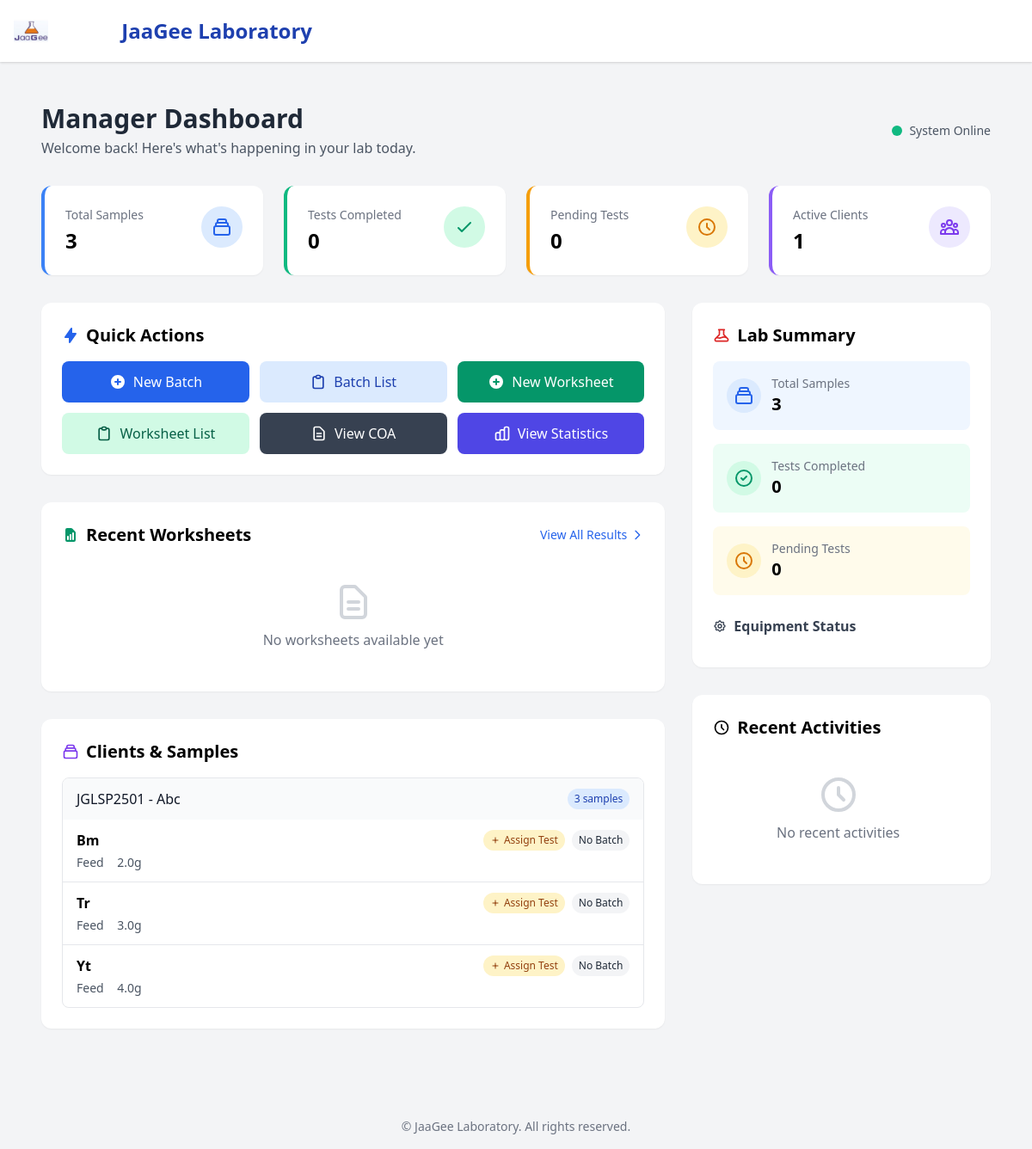
/dashboard/manager/ (signed in), run on an earlier commit of the app's database.
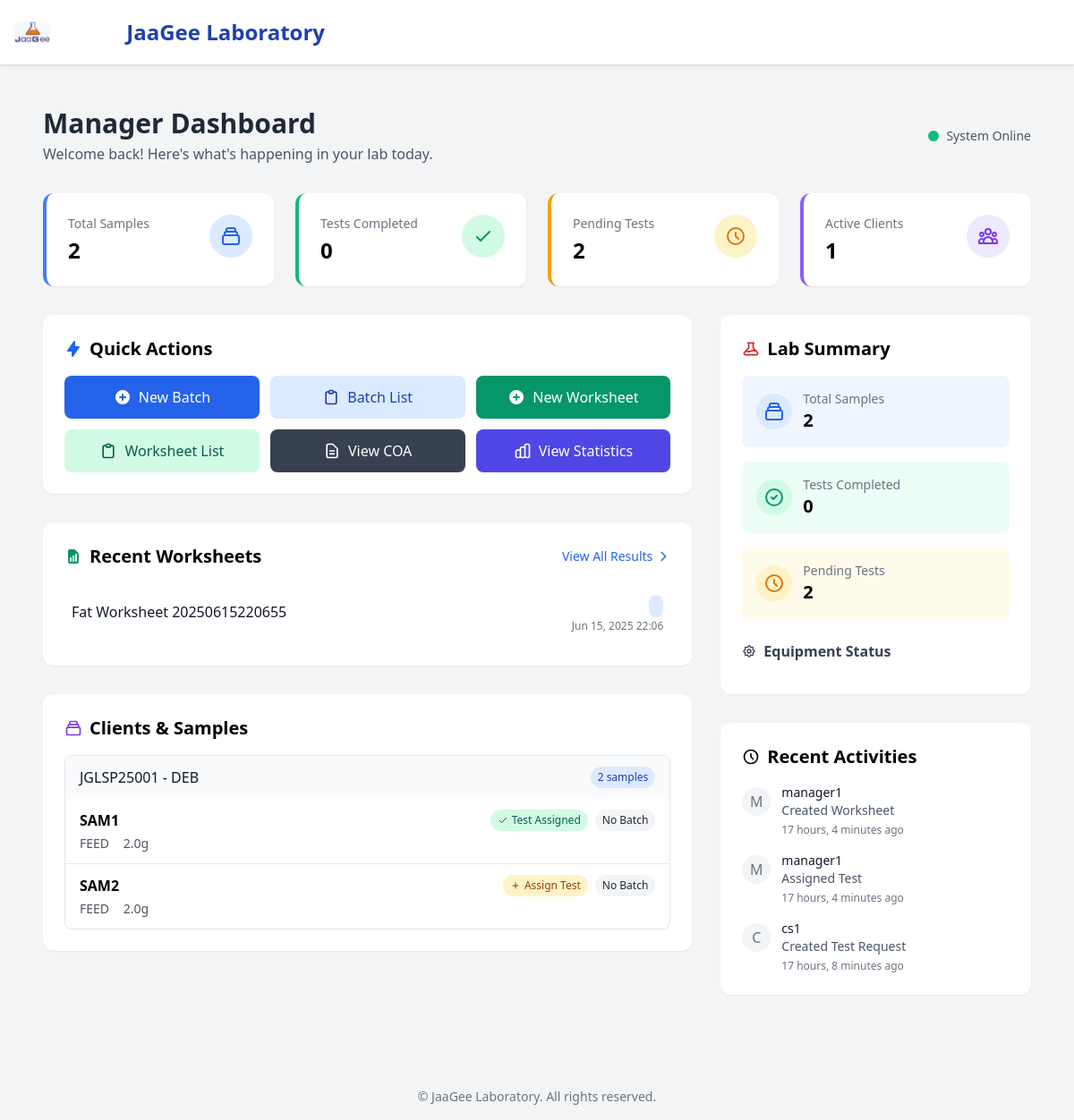
And on a later commit of the database.
### core/models.py (models this page shows, shortened)
class Client(models.Model):
    client_id = models.CharField(max_length=20, unique=True, editable=False)
    access_token = models.CharField(max_length=100, unique=True, default=generate_access_token, editable=False)
    organization = models.CharField(max_length=100, blank=True)
    name = models.CharField(max_length=100)
    address = models.TextField(blank=True)
    phone = models.CharField(max_length=20)
    email = models.EmailField(blank=True)
    date_received = models.DateField(auto_now_add=True)

class Sample(models.Model):
    client = models.ForeignKey('Client', on_delete=models.CASCADE, related_name="samples")
    requested_parameters = models.ManyToManyField('TestParameter', blank=True)
    batch = models.ForeignKey('Batch', on_delete=models.SET_NULL, null=True, blank=True, related_name='sample_set')
    sample_id = models.CharField(max_length=30)
    nature_of_sample = models.CharField(max_length=100)
    weight = models.FloatField()
    status = models.CharField(max_length=30, default='Pending')  # Pending, In Progress, Completed
    qc_flag = models.CharField(
        max_length=20,
        choices=[
            ('', 'None'),
            ('Control', 'Control'),
            ('Duplicate', 'Duplicate'),
        ],
        default='',
        blank=True
    )

class Worksheet(models.Model):
    title = models.CharField(max_length=100)
    test_parameter = models.ForeignKey('TestParameter', on_delete=models.CASCADE)
    assignments = models.ManyToManyField('TestAssignment', related_name='worksheets')
    created_by = models.ForeignKey(User, on_delete=models.SET_NULL, null=True)
    created_at = models.DateTimeField(auto_now_add=True)

class AuditTrail(models.Model):
    user = models.ForeignKey(User, on_delete=models.SET_NULL, null=True)
    action = models.CharField(max_length=255)
    timestamp = models.DateTimeField(auto_now_add=True)
    details = models.TextField(blank=True)

### core/views.py (the view)
# urls.py: path('dashboard/manager/', views.manager_dashboard, name='manager_dashboard'),
@login_required
@user_passes_test(is_manager)
def manager_dashboard(request):
    worksheets = Worksheet.objects.all().order_by('-created_at')[:5]
    clients = Client.objects.prefetch_related('samples').order_by('-date_received')
    total_samples = Sample.objects.count()
    completed_tests = TestAssignment.objects.filter(status='Completed').count()
    pending_tests = TestAssignment.objects.filter(status='Pending').count()
    equipment_status = Equipment.objects.values('status').annotate(count=Count('id'))
    audit_trails = AuditTrail.objects.order_by('-timestamp')[:20]  # 👈 recent logs
    context = {
        'clients': clients,
        'total_samples': total_samples,
        'completed_tests': completed_tests,
        'pending_tests': pending_tests,
        'equipment_status': equipment_status,
        'audit_trails': audit_trails,  # 👈 include in context
        'worksheets': worksheets,
    }
    return render(request, 'core/manager_dashboard.html', context)

### core/views.py (called while the page is built)
def is_manager(user):
    return user.groups.filter(name='Manager').exists()

### core/templates/core/manager_dashboard.html (shortened to what the changed rows need)
{% extends 'base.html' %}
{% load static %}
{% block content %}
<div class="p-6 max-w-7xl mx-auto">
    <div class="flex justify-between items-center mb-8">
        <div>
            <h2 class="text-3xl font-bold text-gray-800">Manager Dashboard</h2>
        </div>
    </div>
    <div class="grid grid-cols-1 md:grid-cols-2 lg:grid-cols-4 gap-6 mb-8">
        <div class="bg-white p-6 rounded-xl shadow-sm border-l-4 border-blue-500">
            <div class="flex justify-between items-start">
                <div>
                    <p class="text-sm font-medium text-gray-500">Total Samples</p>
                    <h3 class="text-2xl font-bold mt-1">{{ total_samples }}</h3>
                </div>
            </div>
        </div>
        <div class="bg-white p-6 rounded-xl shadow-sm border-l-4 border-yellow-500">
            <div class="flex justify-between items-start">
                <div>
                    <p class="text-sm font-medium text-gray-500">Pending Tests</p>
                    <h3 class="text-2xl font-bold mt-1">{{ pending_tests }}</h3>
                </div>
            </div>
        </div>
    </div>
    <div class="grid grid-cols-1 lg:grid-cols-3 gap-8">
        <div class="lg:col-span-2 space-y-8">
            <div class="bg-white rounded-xl shadow-sm p-6">
                <div class="overflow-hidden">
                    <ul class="divide-y divide-gray-200">
                        {% for worksheet in worksheets %}
                            <li class="py-3 hover:bg-gray-50 px-2 rounded transition-colors">
                                <a href="{% url 'worksheet_detail' worksheet.id %}" class="flex justify-between items-center">
                                    <div>
                                        <h4 class="font-medium text-gray-900">{{ worksheet.title }}</h4>
                                    </div>
                                    <div class="text-right">
                                        <span class="text-xs font-medium px-2 py-1 rounded-full bg-blue-100 text-blue-800">{{ worksheet.status }}</span>
                                        <p class="text-xs text-gray-500 mt-1">{{ worksheet.created_at|date:"M d, Y H:i" }}</p>
                                    </div>
                                </a>
                            </li>
                        {% empty %}
                            <li class="text-center py-6 text-gray-500">
                                <p class="mt-2">No worksheets available yet</p>
                            </li>
                        {% endfor %}
                    </ul>
                </div>
            </div>
            <div class="bg-white rounded-xl shadow-sm p-6">
                {% if clients %}
                    <div class="space-y-4">
                        {% for client in clients %}
                            <div class="border border-gray-200 rounded-lg overflow-hidden">
                                <div class="bg-gray-50 px-4 py-3 flex justify-between items-center">
                                    <h4 class="font-medium text-gray-900">{{ client.client_id }} - {{ client.name }}</h4>
                                    <span class="text-xs bg-blue-100 text-blue-800 px-2 py-1 rounded-full">{{ client.samples.all.count }} samples</span>
                                </div>
                                <ul class="divide-y divide-gray-200">
                                    {% for sample in client.samples.all %}
                                        <li class="px-4 py-3">
                                            <div class="flex justify-between items-start">
                                                <div>
                                                    <span class="font-semibold">{{ sample.sample_id }}</span>
                                                    <div class="text-sm text-gray-600 mt-1">
                                                        <span class="inline-block mr-3">{{ sample.nature_of_sample }}</span>
                                                        <span class="inline-block">{{ sample.weight }}g</span>
                                                    </div>
                                                </div>
                                                <div class="flex space-x-2">
                                                    {% if sample.testassignment_set.count == 0 %}
                                                        <a href="{% url 'assign_test' sample.sample_id %}" class="text-xs bg-yellow-100 hover:bg-yellow-200 text-yellow-800 px-2 py-1 rounded-full inline-flex items-center">
                                                            <svg xmlns="http://www.w3.org/2000/svg" class="h-3 w-3 mr-1" fill="none" viewBox="0 0 24 24" stroke="currentColor">
                                                                <path stroke-linecap="round" stroke-linejoin="round" stroke-width="2" d="M12 6v6m0 0v6m0-6h6m-6 0H6" />
                                                            </svg>
                                                            Assign Test
                                                        </a>
                                                    {% else %}
                                                        <span class="text-xs bg-green-100 text-green-800 px-2 py-1 rounded-full inline-flex items-center">
                                                            <svg xmlns="http://www.w3.org/2000/svg" class="h-3 w-3 mr-1" fill="none" viewBox="0 0 24 24" stroke="currentColor">
                                                                <path stroke-linecap="round" stroke-linejoin="round" stroke-width="2" d="M5 13l4 4L19 7" />
                                                            </svg>
                                                            Test Assigned
                                                        </span>
                                                    {% endif %}
                                                    {% if sample.batch %}
                                                        <a href="{% url 'batch_detail' sample.batch.id %}" class="text-xs bg-purple-100 hover:bg-purple-200 text-purple-800 px-2 py-1 rounded-full inline-flex items-center">
                                                            <svg xmlns="http://www.w3.org/2000/svg" class="h-3 w-3 mr-1" fill="none" viewBox="0 0 24 24" stroke="currentColor">
                                                                <path stroke-linecap="round" stroke-linejoin="round" stroke-width="2" d="M9 12l2 2 4-4m6 2a9 9 0 11-18 0 9 9 0 0118 0z" />
                                                            </svg>
                                                            View QC
                                                        </a>
                                                    {% else %}
                                                        <span class="text-xs bg-gray-100 text-gray-800 px-2 py-1 rounded-full">No Batch</span>
                                                    {% endif %}
                                                </div>
                                            </div>
                                        </li>
                                    {% endfor %}
                                </ul>
                            </div>
                        {% endfor %}
                    </div>
                {% endif %}
            </div>
        </div>
        <div class="space-y-8">
            <div class="bg-white rounded-xl shadow-sm p-6">
                <div class="space-y-4">
                    <div class="bg-blue-50 p-4 rounded-lg">
                        <div class="flex items-center">
                            <div>
                                <p class="text-sm text-gray-500">Total Samples</p>
                                <p class="text-xl font-semibold">{{ total_samples }}</p>
                            </div>
                        </div>
                    </div>
                    <div class="bg-yellow-50 p-4 rounded-lg">
                        <div class="flex items-center">
                            <div>
                                <p class="text-sm text-gray-500">Pending Tests</p>
                                <p class="text-xl font-semibold">{{ pending_tests }}</p>
                            </div>
                        </div>
                    </div>
                </div>
            </div>
            <div class="bg-white rounded-xl shadow-sm p-6">
                <div class="space-y-4 max-h-96 overflow-y-auto pr-2">
                    {% for audit in audit_trails %}
                        <div class="flex items-start">
                            <div class="flex-shrink-0 mt-1">
                                <div class="h-8 w-8 rounded-full bg-gray-100 flex items-center justify-center text-gray-500">
                                    {{ audit.user.username|first|upper }}
                                </div>
                            </div>
                            <div class="ml-3">
                                <p class="text-sm font-medium text-gray-900">{{ audit.user.username }}</p>
                                <p class="text-sm text-gray-600">{{ audit.action }}</p>
                                <p class="text-xs text-gray-500 mt-1">{{ audit.timestamp|timesince }} ago</p>
                            </div>
                        </div>
                    {% empty %}
                        <div class="text-center py-6 text-gray-500">
                            <svg xmlns="http://www.w3.org/2000/svg" class="h-12 w-12 mx-auto text-gray-300" fill="none" viewBox="0 0 24 24" stroke="currentColor">
                                <path stroke-linecap="round" stroke-linejoin="round" stroke-width="2" d="M12 8v4l3 3m6-3a9 9 0 11-18 0 9 9 0 0118 0z" />
                            </svg>
                            <p class="mt-2">No recent activities</p>
                        </div>
                    {% endfor %}
                </div>
            </div>
        </div>
    </div>
</div>
{% endblock %}

What changed in the data, as far as the page shows it:
removed Sample: sample_id "Yt", nature_of_sample "Feed", weight "4.0", shows "Assign Test", shows "No Batch"
added Worksheet: title "Fat Worksheet 20250615220655", created_at "Jun 15, 2025 22:06"
changed Client: client_id "JGLSP2501" → "JGLSP25001"; name "Abc" → "DEB"; samples.all.count "3" → "2"
changed Sample: sample_id "Bm" → "SAM1"; nature_of_sample "Feed" → "FEED"; now shows "Test Assigned"; no longer shows "Assign Test"
changed Sample: sample_id "Tr" → "SAM2"; nature_of_sample "Feed" → "FEED"; weight "3.0" → "2.0"
added AuditTrail: user.username|first "M", user.username "manager1", action "Created Worksheet", timestamp "17 hours, 4 minutes"
added AuditTrail: user.username|first "M", user.username "manager1", action "Assigned Test", timestamp "17 hours, 4 minutes"
added AuditTrail: user.username|first "C", user.username "cs1", action "Created Test Request", timestamp "17 hours, 8 minutes"
Also different on the page:
{{ total_samples }}: "3" → "2"
{{ pending_tests }}: "0" → "2"
text no longer shown: "No worksheets available yet No recent activities"
